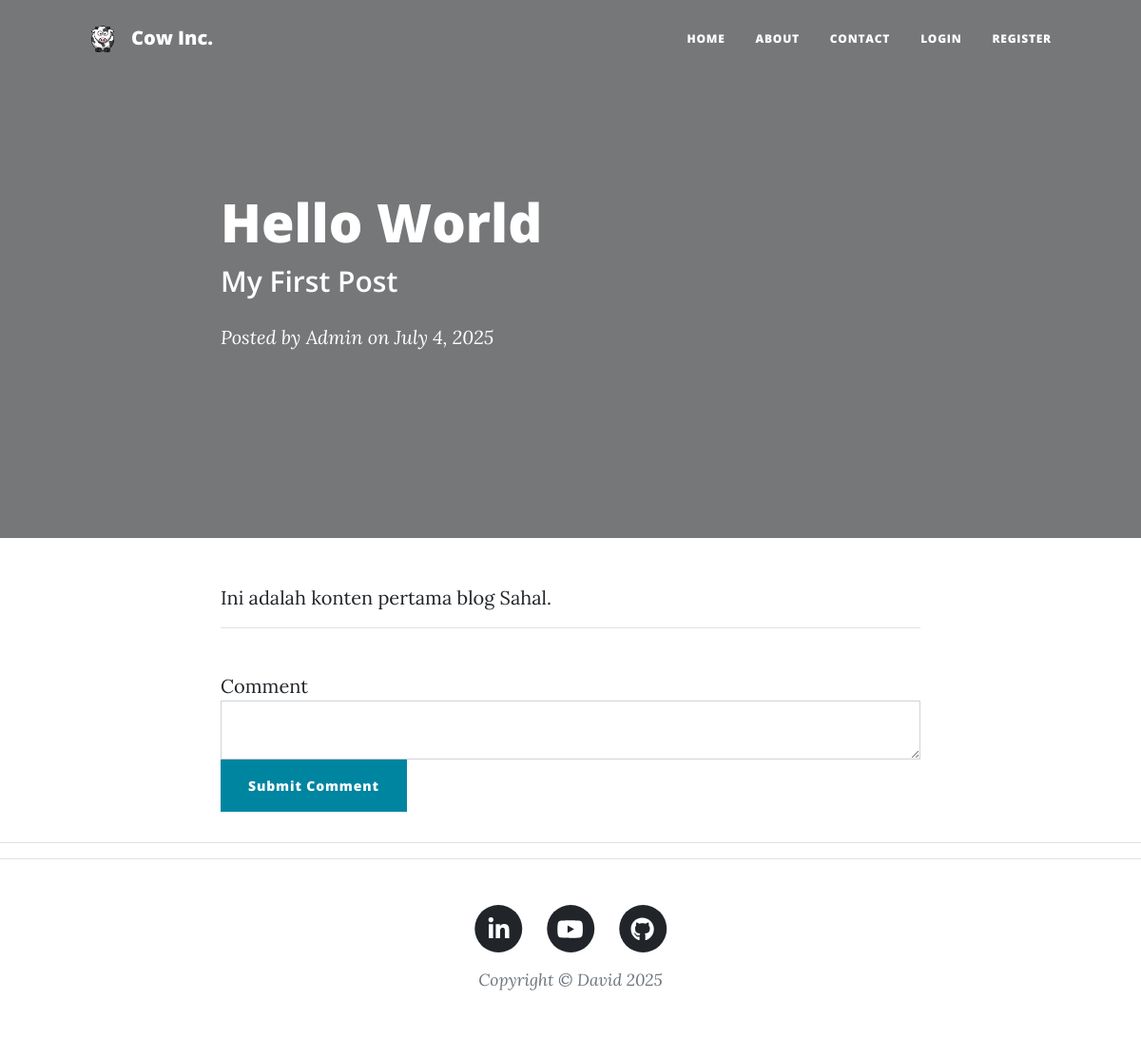
/post/1, run on the app's committed database.
### tables.py (models this page shows)
class BlogPost(db.Model):
    __tablename__ = "blog_posts"
    id = db.Column(db.Integer, primary_key=True)
    author = relationship("User", back_populates="posts")
    author_id = db.Column(db.Integer, db.ForeignKey("users.id"))
    title = db.Column(db.String(250), unique=True, nullable=False)
    subtitle = db.Column(db.String(250), nullable=False)
    date = db.Column(db.String(250), nullable=False)
    body = db.Column(db.Text, nullable=False)
    img_url = db.Column(db.String(250), nullable=False)
    comments = relationship("Comment", back_populates="post")

class User(UserMixin, db.Model):
    __tablename__ = "users"
    id = db.Column(db.Integer, primary_key=True)
    email = db.Column(db.String(100), unique=True)
    password = db.Column(db.String(100))
    name = db.Column(db.String(1000))
    posts = relationship("BlogPost", back_populates="author")
    comments = relationship("Comment", back_populates="author")

### app.py (the view, shortened to what this page needs)
@app.route("/post/<int:post_id>", methods=["GET", "POST"])
def show_post(post_id):
    all_comments = db.session.query(Comment).all()[::-1]
    requested_post = BlogPost.query.get(post_id)
    form = CommentForm()
    return render_template(
        "post.html", post=requested_post, form=form, all_comments=all_comments
    )

### forms.py
class CommentForm(FlaskForm):
    body = CKEditorField("Comment", validators=[DataRequired()])
    submit = SubmitField("Submit Comment")

### app.py (called while the page is built)
@app.context_processor
def get_year():
    return dict(year=date.today().year)

### templates/post.html (shortened to what this page needs)
{% extends 'base.html' %}
{% block content %}
<header class="masthead" style="background-image: url('{{post.img_url}}')">
    <div class="container">
        <div class="row">
            <div class="col-lg-8 col-md-10 mx-auto">
                <div class="post-heading">
                    <h1>{{post.title}}</h1>
                    <h2 class="subheading">{{post.subtitle}}</h2>
                    <span class="meta">Posted by
                        <a href="#">{{post.author.name}}</a>
                        on {{post.date}}</span>
                </div>
            </div>
        </div>
    </div>
</header>
<article>
    <div class="container">
        <div class="row">
            <div class="col-lg-8 col-md-10 mx-auto">
                {{ post.body|safe }}
                <hr>
                <br>
                {% block form %}{{super()}}{% endblock %}
            </div>
        </div>
    </div>
</article>
<hr>
{% block footer %}{{super()}}{% endblock%}
{% endblock %}

### data on the page
BlogPost: title "Hello World", subtitle "My First Post", date "July 4, 2025", body "Ini adalah konten pertama blog Sahal."
User: author.name "Admin"
